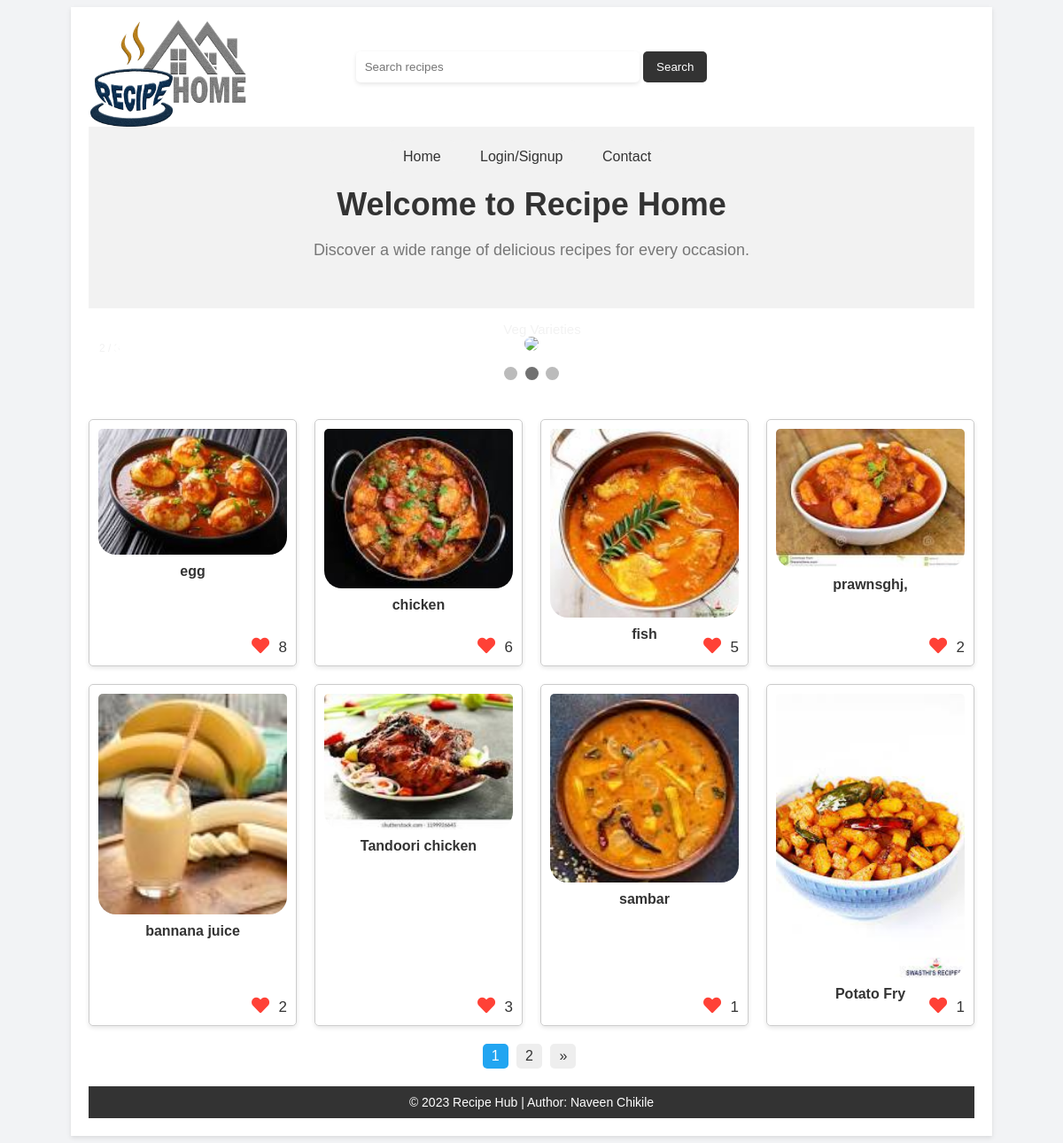
/ (signed in), run on the app's committed database.
### recipes/models.py (models this page shows, shortened)
class Recipe(models.Model):
    CATEGORY_CHOICES = [
        ('veg', 'Vegetarian'),
        ('non_veg', 'Non-Vegetarian'),
        ('breakfast', 'Breakfast'),
        ('snacks', 'Snacks'),
        ('rice', 'Rice'),
    ]
    user = models.ForeignKey(User, on_delete=models.CASCADE)
    recipe_name = models.CharField(max_length=100)
    ingredients = models.TextField()
    description = models.TextField()
    image = models.ImageField(upload_to='images/', null=True, blank=True)
    audio = models.FileField(upload_to='audio/', null=True, blank=True)
    category = models.CharField(max_length=20, choices=CATEGORY_CHOICES, default='veg')
    likes = models.IntegerField(default=0)

### recipes/views.py (the view)
# urls.py: path('', views.recipe_list, name='recipe_list'),
@login_required
def recipe_list(request):
    query = request.GET.get('q')
    recipes = Recipe.objects.all()
    if query:
        recipes = recipes.filter(recipe_name__icontains=query)
    paginator = Paginator(recipes, 8)
    page_number = request.GET.get('page')
    page_obj = paginator.get_page(page_number)
    context = {
        'recipes': page_obj
    }
    return render(request, 'recipes/recipe_list.html', context)

### recipes/templates/recipes/recipe_list.html (shortened to what this page needs)
<!DOCTYPE html>
<html>
<head>
    <link rel="stylesheet" href="https://cdnjs.cloudflare.com/ajax/libs/font-awesome/5.15.3/css/all.min.css">
    <link rel="stylesheet" href="https://unpkg.com/swiper/swiper-bundle.min.css">
</head>
<body>
    <div class="container">
        <img src="/static/recipes/images/recipehublogo.png" alt="Logo" class="logo">
        <div class="search-form">
            <form method="GET" action="{% url 'recipes:recipe_list' %}">
                <input type="text" name="q" placeholder="Search recipes">
                <button type="submit">Search</button>
            </form>
        </div>
        <div class="banner-section">
            <div class="nav-menu">
              <ul>
                <li><a href="{% url 'recipes:recipe_list' %}">Home</a></li>
                <li><a href="{% url 'accounts:login' %}">Login/Signup</a></li>
                <li><a href="{% url 'recipes:contact' %}">Contact</a></li>
              </ul>
            </div>
            <h1>Welcome to Recipe Home</h1>
            <p>Discover a wide range of delicious recipes for every occasion.</p>
          </div>
        <div class="hero-section">
            <div class="slideshow-container">
                <div class="mySlides fade">
                  <div class="numbertext">2 / 3</div>
                  <img src="/static/recipes/images/image2.jpg" style="width:100%">
                  <div class="text">Veg Varieties</div>
                </div>
                <a class="prev" onclick="plusSlides(-1)">❮</a>
                <a class="next" onclick="plusSlides(1)">❯</a>
                </div>
                <br>
                <div style="text-align:center">
                  <span class="dot" onclick="currentSlide(1)"></span>
                  <span class="dot" onclick="currentSlide(2)"></span>
                  <span class="dot" onclick="currentSlide(3)"></span>
                </div>
        </div>
        <div class="recipe-list">
            {% for recipe in recipes %}
            <div class="recipe-item">
                <a href="{% url 'recipes:recipe_detail' recipe.id %}">
                    <img src="{{ recipe.image.url }}" alt="Recipe Image">
                    <p class="recipe-name">{{ recipe.recipe_name }}</p>
                </a>
                <span class="recipe-count">{{ recipe.likes }}</span>
                <span class="recipe-icon"><i class="fas fa-heart"></i></span>
            </div>
            {% empty %}
            <p>No recipes found.</p>
            {% endfor %}
        </div>
        <div class="pagination">
            {% if recipes.has_other_pages %}
            <ul class="pagination-list">
                <li><a class="page-link active" href="?page={{ recipes.number }}">{{ recipes.number }}</a></li>
                {% if recipes.has_next %}
                <li><a class="page-link" href="?page={{ recipes.next_page_number }}">{{ recipes.next_page_number }}</a></li>
                <li><a class="page-link" href="?page={{ recipes.paginator.num_pages }}">&raquo;</a></li>
                {% endif %}
            </ul>
            {% endif %}
        </div>
        <div class="footer">
            &copy; 2023 Recipe Hub | Author: Naveen Chikile
        </div>
    </div>
              </body>
</html>

### recipes/templates/recipes/recipe_list.html (style rules this page uses)
body { font-family: Arial, sans-serif; background-color: #F2F3F5; margin-bottom: 60px; }
.container { max-width: 1000px; margin: 0 auto; padding: 20px; background-color: #ffffff; box-shadow: 0 2px 5px rgba(0, 0, 0, 0.1); position: relative; }
h1 { text-align: center; margin-bottom: 20px; }
.search-form { text-align: center; margin-top: 30px; }
.search-form input[type="text"] { padding: 10px; width: 300px; border: none; border-radius: 5px; box-shadow: 0 2px 5px rgba(0, 0, 0, 0.1); }
.search-form button[type="submit"] { padding: 10px 15px; background-color: #333333; color: #ffffff; border: none; border-radius: 5px; cursor: pointer; transition: background-color 0.3s ease; }
.nav-menu { text-align: center; margin-bottom: 20px; }
.nav-menu ul { list-style: none; padding: 0; margin: 0; }
.nav-menu ul li { display: inline-block; margin-right: 10px; }
.nav-menu ul li a { text-decoration: none; color: #333; padding: 10px 15px; background-color: #f2f2f2; border-radius: 5px; transition: background-color 0.3s ease; }
.recipe-list { display: grid; grid-template-columns: repeat(auto-fit, minmax(200px, 1fr)); gap: 20px; }
.recipe-item { text-align: center; border: 1px solid #ccc; border-radius: 5px; box-shadow: 0 2px 5px rgba(0, 0, 0, 0.1); padding: 10px; position: relative; }
.recipe-item a { display: block; text-decoration: none; color: #333; }
.recipe-item .recipe-name { margin-top: 10px; font-weight: bold; }
.recipe-item img { width: 100%; height: auto; border-top-left-radius: 5px; border-top-right-radius: 5px; }
.recipe-count { position: absolute; bottom: 10px; right: 10px; font-size: 17px; color: #333; }
.recipe-icon { position: absolute; bottom: 10px; right: 30px; font-size: 20px; color: #ff4136; }
.hero-section { text-align: center; margin-top: 30px; margin-bottom: 40px; }
.mySlides { display: none }
img { vertical-align: middle; border-radius: 20px; }
.slideshow-container { max-width: 1000px; position: relative; margin: auto; }
.prev, .next { cursor: pointer; position: absolute; top: 50%; width: auto; padding: 16px; margin-top: -22px; color: white; font-weight: bold; font-size: 18px; transition: 0.6s ease; border-radius: 0 3px 3px 0; user-select: none; }
.next { right: 0; border-radius: 3px 0 0 3px; }
.prev { position: absolute; top: 50%; left:10px; }
.text { color: #f2f2f2; font-size: 15px; padding: 8px 12px; position: absolute; bottom: 8px; width: 100%; text-align: center; }
.numbertext { color: #f2f2f2; font-size: 12px; padding: 8px 12px; position: absolute; top: 0; }
.dot { cursor: pointer; height: 15px; width: 15px; margin: 0 2px; background-color: #bbb; border-radius: 50%; display: inline-block; transition: background-color 0.6s ease; }
.active, .dot:hover { background-color: #717171; }
.fade { animation-name: fade; animation-duration: 1.5s; }
.footer { background-color: #333333; color: #ffffff; padding: 10px; text-align: center; font-size: 14px; margin-top: 20px; }
.logo { position: absolute; top: 6px; left: 10px; width: 200px; height: auto; }
.banner-section { background-color: #f2f2f2; padding: 25px; text-align: center; margin-top: 50px; }
.banner-section h1 { font-size: 36px; margin-bottom: 20px; color: #333333; font-family: "Arial", sans-serif; }
.banner-section p { font-size: 18px; color: #777777; margin-bottom: 30px; }
.pagination { margin-top: 20px; text-align: center; }
.pagination .page-link { display: inline-block; padding: 5px 10px; background-color: #eee; color: #333; border-radius: 5px; text-decoration: none; margin-right: 5px; }
.pagination .page-link.active { background-color: #22a5f1; color: #ffffff; }
.pagination-list { display: inline-block; list-style: none; padding: 0; margin: 0; }
.pagination-list li { display: inline-block; }

### data on the page
Recipe: image (picture), recipe_name "egg", likes "8"
Recipe: image (picture), recipe_name "chicken", likes "6"
Recipe: image (picture), recipe_name "fish", likes "5"
Recipe: image (picture), recipe_name "prawnsghj,", likes "2"
Recipe: image (picture), recipe_name "bannana juice", likes "2"
Recipe: image (picture), recipe_name "Tandoori chicken", likes "3"
Recipe: image (picture), recipe_name "sambar", likes "1"
Recipe: image (picture), recipe_name "Potato Fry", likes "1"

### other printed values
{{ recipes.number }} "1"
{{ recipes.next_page_number }} "2"
